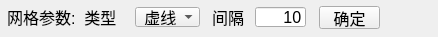
<?xml version="1.0" encoding="UTF-8"?>
<ui version="4.0">
 <class>QG_SetGridType</class>
 <widget class="QWidget" name="QG_SetGridType">
  <property name="geometry">
   <rect>
    <x>0</x>
    <y>0</y>
    <width>438</width>
    <height>37</height>
   </rect>
  </property>
  <property name="minimumSize">
   <size>
    <width>0</width>
    <height>0</height>
   </size>
  </property>
  <property name="windowTitle">
   <string>Form</string>
  </property>
  <widget class="QPushButton" name="pushButton_ok">
   <property name="geometry">
    <rect>
     <x>319</x>
     <y>6</y>
     <width>61</width>
     <height>23</height>
    </rect>
   </property>
   <property name="font">
    <font>
     <pointsize>12</pointsize>
    </font>
   </property>
   <property name="text">
    <string>确定</string>
   </property>
  </widget>
  <widget class="QLabel" name="lbGap">
   <property name="geometry">
    <rect>
     <x>212</x>
     <y>7</y>
     <width>38</width>
     <height>20</height>
    </rect>
   </property>
   <property name="font">
    <font>
     <pointsize>12</pointsize>
    </font>
   </property>
   <property name="text">
    <string>间隔</string>
   </property>
  </widget>
  <widget class="QLineEdit" name="setGridGap">
   <property name="geometry">
    <rect>
     <x>255</x>
     <y>7</y>
     <width>51</width>
     <height>20</height>
    </rect>
   </property>
   <property name="maximumSize">
    <size>
     <width>80</width>
     <height>16777215</height>
    </size>
   </property>
   <property name="font">
    <font>
     <pointsize>12</pointsize>
    </font>
   </property>
   <property name="text">
    <string> 10</string>
   </property>
   <property name="alignment">
    <set>Qt::AlignRight|Qt::AlignTrailing|Qt::AlignVCenter</set>
   </property>
  </widget>
  <widget class="QLabel" name="lbInfo">
   <property name="geometry">
    <rect>
     <x>7</x>
     <y>7</y>
     <width>125</width>
     <height>20</height>
    </rect>
   </property>
   <property name="font">
    <font>
     <pointsize>12</pointsize>
    </font>
   </property>
   <property name="text">
    <string>网格参数:  类型</string>
   </property>
  </widget>
  <widget class="QComboBox" name="CMB_setGridType">
   <property name="geometry">
    <rect>
     <x>135</x>
     <y>7</y>
     <width>65</width>
     <height>20</height>
    </rect>
   </property>
   <property name="font">
    <font>
     <pointsize>12</pointsize>
    </font>
   </property>
   <item>
    <property name="text">
     <string> 虚线</string>
    </property>
   </item>
   <item>
    <property name="text">
     <string> 实线</string>
    </property>
   </item>
  </widget>
 </widget>
 <resources/>
 <connections/>
 <slots>
  <slot>slotNext()</slot>
  <slot>slotOk()</slot>
 </slots>
</ui>
